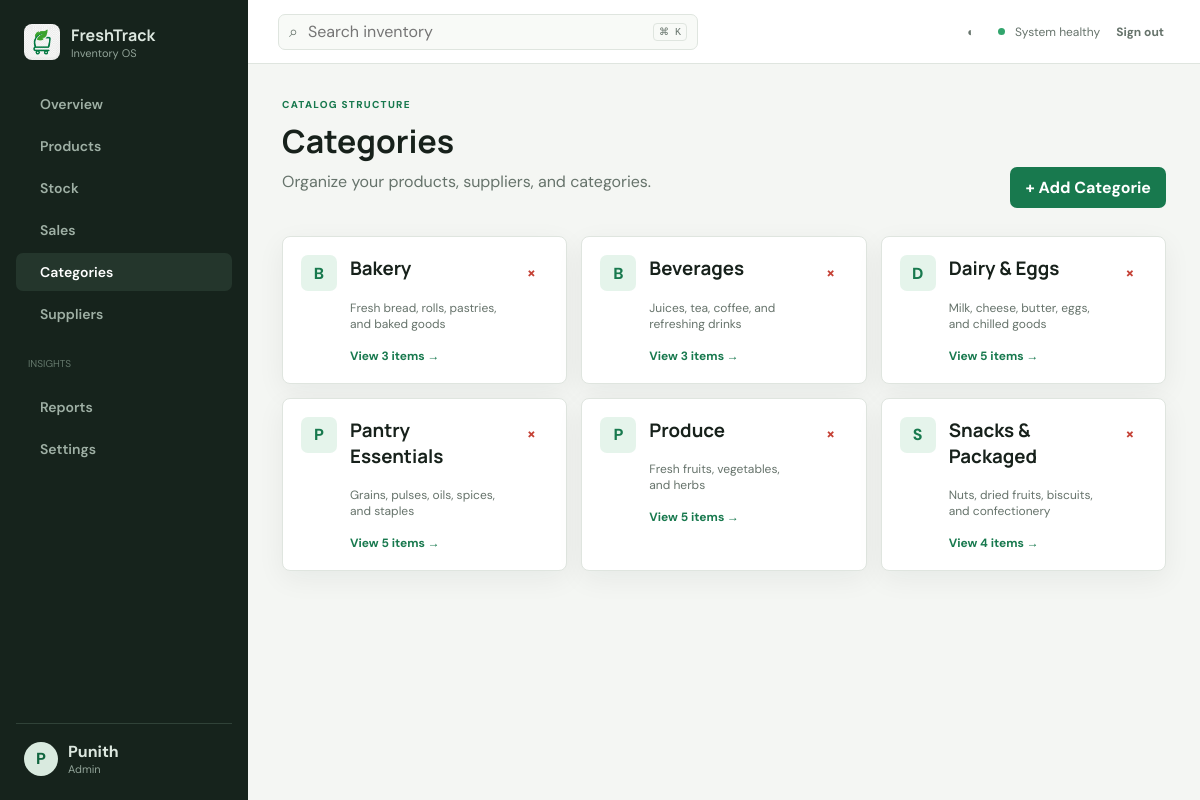
/categories (signed in), run on the app's committed database.
### app/models.py (models this page shows)
class StaffProfile(db.Model):
    id = db.Column(db.Integer, primary_key=True)
    user_id = db.Column(db.Integer, db.ForeignKey("user.id", ondelete="CASCADE"), unique=True, nullable=False)
    display_name = db.Column(db.String(100), nullable=False)
    avatar = db.Column(db.String(255))
    user = db.relationship("User", back_populates="profile")

class UserRole(db.Model):
    id = db.Column(db.Integer, primary_key=True)
    user_id = db.Column(db.Integer, db.ForeignKey("user.id", ondelete="CASCADE"), unique=True, nullable=False)
    role = db.Column(db.String(20), nullable=False, default="staff")
    user = db.relationship("User", back_populates="role_record")

class Category(db.Model):
    id = db.Column(db.Integer, primary_key=True)
    name = db.Column(db.String(100), unique=True, nullable=False)
    description = db.Column(db.String(300))
    products = db.relationship("Product", back_populates="category")

### app/routes/main.py (the view)
@bp.route("/categories")
@login_required
def categories():
    return crud_page(Category, CategoryForm, "Categories", "categories")

### app/forms.py
class CategoryForm(FlaskForm):
    name=StringField("Name",validators=[DataRequired(),Length(max=100)]); description=TextAreaField("Description",validators=[Optional(),Length(max=300)]); submit=SubmitField("Save category")

### app/models.py (called while the page is built)
    @property
    def is_active(self): return self.is_active_account

    @property
    def role(self): return self.role_record.role if self.role_record else "staff"

    @property
    def display_name(self): return self.profile.display_name if self.profile else self.email.split("@")[0]

### app/routes/main.py (called while the page is built)
def setting():
    return StoreSetting.query.first() or StoreSetting(
        store_name="FreshTrack Market",
        currency="INR",
        phone="+91 98765 43210",
        address="Indiranagar, Bengaluru, India"
    )

def crud_page(model, form_class, title, endpoint, template="simple_crud.html"):
    form = form_class()
    items = model.query.order_by(model.name).all()
    return render_template(template, title=title, items=items, form=form, endpoint=endpoint, store=setting())

### app/templates/simple_crud.html (shortened to what this page needs)
{% extends 'base.html' %}
{% from '_macros.html' import field, modal %}
{% block content %}
<div class="page-head">
  <div>
    <p class="eyebrow">CATALOG STRUCTURE</p>
    <h1>{{ title }}</h1>
    <p>Organize your products, suppliers, and categories.</p>
  </div>
  {% if current_user.role in ['admin', 'manager'] %}
  <button class="primary-button" data-open-modal="add-modal">+ Add {{ title[:-1] }}</button>
  {% endif %}
</div>
<div class="card-grid">
  {% for x in items %}
  <article class="entity-card" data-href="{% if endpoint == 'categories' %}{{ url_for('main.products', category=x.id) }}{% endif %}" onclick="if(this.dataset.href) window.location.href=this.dataset.href;" style="{% if endpoint == 'categories' %}cursor: pointer;{% endif %}">
    <div class="entity-icon">{{ x.name[:1] }}</div>
    <div>
      <h3>
        {% if endpoint == 'categories' %}
        <a href="{{ url_for('main.products', category=x.id) }}" style="color: inherit; text-decoration: none;">{{ x.name }}</a>
        {% else %}
        {{ x.name }}
        {% endif %}
      </h3>
      {% if endpoint == 'categories' %}
      <p>{{ x.description or 'No description provided.' }}</p>
      <small style="color: var(--primary); font-weight: 700;">View {{ x.products|length }} items →</small>
      {% else %}
      <p>{{ x.contact_name or 'No contact' }} · {{ x.email or x.phone or 'No contact details' }}</p>
      <small>{{ x.products|length }} supplied products</small>
      {% endif %}
    </div>
    {% if current_user.role == 'admin' %}
    <form method="post" action="{{ url_for('main.category_delete' if endpoint == 'categories' else 'main.supplier_delete', item_id=x.id) }}" data-confirm="Delete {{ x.name }}?" onclick="event.stopPropagation();" style="display: inline;">
      <button class="icon-button danger" title="Delete">×</button>
    </form>
    {% endif %}
  </article>
  {% else %}
  <div class="empty panel">
    <b>No {{ title.lower() }} yet</b>
    <span>Add one to start organizing products.</span>
  </div>
  {% endfor %}
</div>
{% endblock %}

### app/templates/base.html (shortened to what this page needs)
<!doctype html>
<html lang="en" data-theme="light">
<head>
  <link rel="stylesheet" href="{{ url_for('static', filename='css/style.css') }}">
</head>
<body>
{% if current_user.is_authenticated %}
<aside class="sidebar" id="sidebar">
  <a class="brand" href="{{ url_for('main.dashboard') }}">
    <img src="{{ url_for('static', filename='logo.jpg') }}" alt="FreshTrack" class="brand-logo">
    <span><b>FreshTrack</b><small>Inventory OS</small></span>
  </a>
  <nav>
    {% set links=[('main.dashboard','grid','Overview'),('main.products','box','Products'),('main.stock','swap','Stock'),('main.sales','receipt','Sales'),('main.categories','tag','Categories')] %}
    {% for endpoint, icon, label in links %}
    <a href="{{ url_for(endpoint) }}" class="{{ 'active' if request.endpoint == endpoint }}">
      <i data-icon="{{ icon }}"></i><span>{{ label }}</span>
    </a>
    {% endfor %}
    {% if current_user.role in ['admin','manager'] %}
    <a href="{{ url_for('main.suppliers') }}" class="{{ 'active' if request.endpoint == 'main.suppliers' }}">
      <span>Suppliers</span>
    </a>
    <p class="nav-label">INSIGHTS</p>
    <a href="{{ url_for('main.reports') }}" class="{{ 'active' if request.endpoint == 'main.reports' }}">
      <span>Reports</span>
    </a>
    {% endif %}
    {% if current_user.role == 'admin' %}
    <a href="{{ url_for('main.settings') }}" class="{{ 'active' if request.endpoint == 'main.settings' }}">
      <span>Settings</span>
    </a>
    {% endif %}
  </nav>
  <div class="sidebar-foot">
    <div class="avatar">{{ current_user.display_name[:1] }}</div>
    <div><strong>{{ current_user.display_name }}</strong><small>{{ current_user.role|title }}</small></div>
  </div>
</aside>
<div class="app">
  <header class="topbar">
    <div class="global-search">
      <span>⌕</span>
      <input placeholder="Search inventory" data-global-search>
      <kbd>⌘ K</kbd>
    </div>
    <div class="top-actions">
      <button class="icon-button" title="Toggle theme" data-theme-toggle>◐</button>
      <span class="status-dot"></span>
      <span class="desktop-only">System healthy</span>
      <form action="{{ url_for('auth.logout') }}" method="post">
        <button class="text-button">Sign out</button>
      </form>
    </div>
  </header>
  <main class="content">
    {% block content %}{% endblock %}
  </main>
</div>
{% else %}
  {% block auth_content %}{% endblock %}
{% endif %}
</body>
</html>

### app/static/css/style.css (style rules this page uses)
:root { --bg:#f4f6f3;--surface:#fff;--surface-2:#f8faf7;--ink:#17211b;--muted:#66736b;--line:#dfe5df;--primary:#18794e;--soft:#e5f4eb;--warning:#b7791f;--danger:#c54236;--shadow:0 8px 28px rgba(23,33,27,.06);--sidebar:248px }
* { box-sizing:border-box }
html { font-family:'DM Sans',sans-serif;background:var(--bg);color:var(--ink) }
body { margin:0 }
h1,h2,h3,p { margin-top:0 }
h1,h2,h3,.brand b { font-family:Manrope,sans-serif;letter-spacing:0 }
h1 { font-size:32px;margin-bottom:8px }
a { text-decoration:none;color:inherit }
button,input,select,textarea { font:inherit }
.brand-logo { width:36px;height:36px;border-radius:8px;object-fit:cover;flex:none }
.sidebar { position:fixed;inset:0 auto 0 0;width:var(--sidebar);background:#16231c;color:#dce7df;padding:24px 16px;display:flex;flex-direction:column;z-index:20 }
.brand { display:flex;align-items:center;gap:11px;padding:0 8px 25px }
.brand span:last-child,.sidebar-foot div:nth-child(2) { display:flex;flex-direction:column }
.brand small,.sidebar small { color:#91a398;font-size:11px }
.sidebar nav { display:flex;flex-direction:column;gap:4px }
.sidebar nav a { padding:10px 12px;border-radius:7px;display:flex;gap:12px;color:#9fb0a5;font-size:14px;font-weight:600 }
.sidebar nav a:hover,.sidebar nav a.active { background:#24362c;color:#fff }
.nav-label { font-size:10px;color:#64776b;padding:20px 12px 4px }
.sidebar-foot { margin-top:auto;border-top:1px solid #304238;padding:17px 8px 0;display:flex;gap:10px;align-items:center }
.avatar { width:34px;height:34px;border-radius:50%;background:#d9eadf;color:#10653f;display:grid;place-items:center;font-weight:800;flex:none }
.app { margin-left:var(--sidebar) }
.topbar { height:64px;background:var(--surface);border-bottom:1px solid var(--line);display:grid;grid-template-columns:minmax(0,1fr) auto;align-items:center;padding:0 30px;position:sticky;top:0;z-index:15 }
.global-search { max-width:420px;border:1px solid var(--line);background:var(--surface-2);border-radius:7px;height:36px;display:flex;align-items:center;padding:0 10px;gap:8px;color:var(--muted) }
.global-search input { border:0;background:transparent;outline:0;flex:1;min-width:0 }
.global-search kbd { font-size:10px;border:1px solid var(--line);padding:2px 5px;border-radius:4px }
.top-actions { display:flex;align-items:center;gap:10px;font-size:12px;color:var(--muted) }
.status-dot { width:7px;height:7px;background:#32a56d;border-radius:50% }
.content { padding:34px;max-width:1540px;margin:auto }
.page-head { display:grid;grid-template-columns:minmax(0,1fr) auto;align-items:end;gap:24px;margin-bottom:28px }
.page-head p,.panel p { color:var(--muted) }
.eyebrow { font-size:10px!important;letter-spacing:.13em;font-weight:800;color:var(--primary)!important;margin-bottom:8px }
.primary-button,.secondary-button,.text-button,.icon-button { border:0;border-radius:7px;font-weight:700;display:inline-flex;align-items:center;justify-content:center;cursor:pointer }
.primary-button { background:var(--primary);color:#fff;padding:10px 15px }
.text-button,.icon-button { background:transparent;color:var(--muted) }
.icon-button { width:34px;height:34px }
.danger { color:var(--danger) }
.stat,.panel,.entity-card { background:var(--surface);border:1px solid var(--line);border-radius:8px;box-shadow:var(--shadow) }
.product-thumb,.entity-icon { width:36px;height:36px;background:var(--soft);color:var(--primary);border-radius:7px;display:grid;place-items:center;font-weight:800 }
.card-grid,.report-grid { display:grid;grid-template-columns:repeat(3,minmax(0,1fr));gap:14px }
.entity-card { padding:18px;display:grid;grid-template-columns:auto minmax(0,1fr) auto;gap:13px }
.entity-card p,.entity-card small { color:var(--muted);font-size:12px }

### data on the page
StaffProfile: display_name "P", display_name "Punith"
UserRole: role "Admin"
Category: name "B", name "Bakery", description "Fresh bread, rolls, pastries, and baked goods", products|length "3"
Category: name "B", name "Beverages", description "Juices, tea, coffee, and refreshing drinks", products|length "3"
Category: name "D", name "Dairy & Eggs", description "Milk, cheese, butter, eggs, and chilled goods", products|length "5"
Category: name "P", name "Pantry Essentials", description "Grains, pulses, oils, spices, and staples", products|length "5"
Category: name "P", name "Produce", description "Fresh fruits, vegetables, and herbs", products|length "5"
Category: name "S", name "Snacks & Packaged", description "Nuts, dried fruits, biscuits, and confectionery", products|length "4"

### other printed values
{{ label }} "Overview" "Products" "Stock" "Sales" "Categories"
{{ title }} "Categories"
{{ title[:-1] }} "Categorie"
